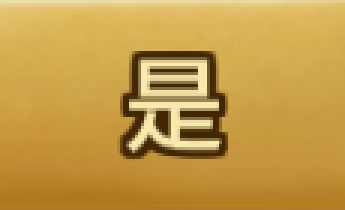
#> input picture data/templates/lamo/popup_yes.png, 115 x 70 px (shown 3 times larger)
$ python lamo_ruins.py
#> lines starting #> are read from the running program, lines starting #| are printed output that depends on the picture
### core/utils/logger.py
"""运行日志：JSONL 逐步落盘。

用途：
- 回放调试（哪一步、什么状态、点了哪里、成没成）
- 未来 YOLO 训练集来源（把关键帧另存到 data/journal/frames/）
"""
import json
import os
import time
from datetime import datetime


class Journal:
    def __init__(self, root: str = "data/journal", frames: bool = True):
        self.dir = root
        self.frames_dir = os.path.join(root, "frames")
        self.frames = frames
        os.makedirs(self.frames_dir, exist_ok=True)
        self.path = os.path.join(root, f"run_{datetime.now():%Y%m%d_%H%M%S}.jsonl")
        self._fh = open(self.path, "a", encoding="utf-8")
        self.t0 = time.time()

    # [24 lines left out: functions save_frame, log, not called in this run]

    def close(self):
        self._fh.close()

    def __enter__(self):
        return self

    def __exit__(self, *exc):
        self.close()

### core/skills/lamo_ruins.py
"""拉莫遗址(次元·哈勒普)5 阶段傻瓜刷经验脚本。

前置：玩家手动打完第一轮，处理掉一次性 popup（领袖技能 / 探索战斗等）。
之后脚本从胜利结算开始接管，纯模板匹配 + 定时点击，循环：

    奖励(胜利结算) --点两下推进开箱--> 再来一次 --点击--> 下一局

兜底识别：是(弹窗) / 确认(掉落) / 战斗开始(遗址详情) / 开始战斗(队伍选择)。

用法（任意目录均可，脚本会自动定位项目根）：
    python3 core/skills/lamo_ruins.py --rounds 0       # 无限刷
    python3 core/skills/lamo_ruins.py --rounds 20      # 刷 20 局
    python3 core/skills/lamo_ruins.py --dry-run        # 只识别不点击
"""
import argparse
import os
import sys
import time
from pathlib import Path

import cv2

ROOT = Path(__file__).resolve().parents[2]
if str(ROOT) not in sys.path:
    sys.path.insert(0, str(ROOT))

from core.action.adb_wrapper import tap
from core.perception.capture import capture_frame
from core.utils.logger import Journal

TEMPLATE_DIR = str(ROOT / "data" / "templates" / "lamo")

# 优先级从上到下：弹窗 overlay 必须最先处理
CHECKS = [
    ("popup_yes", 0.85),      # 是：领袖技能 / 探索战斗等确认弹窗
    ("confirm", 0.85),        # 确认：掉落奖励弹窗
    ("again", 0.85),          # 再来一次
    ("battle_start", 0.85),   # 战斗开始：遗址详情弹窗
    ("start_battle", 0.85),   # 开始战斗：队伍选择
    ("reward_title", 0.85),   # 奖励：胜利结算画面（无按钮，点屏幕推进）
]

REWARD_ADVANCE_TAPS = [(720, 500), (720, 370)]

POLL = 1.5
SETTLE = 1.0


def load_templates() -> dict:
    tpls = {}
    for name, _ in CHECKS:
        path = os.path.join(TEMPLATE_DIR, name + ".png")
        img = cv2.imread(path, cv2.IMREAD_GRAYSCALE)
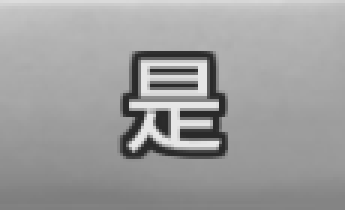
#> img: shape (70, 115) (shown 3 times larger); min 42, max 230, mean 157.6
        if img is None:
            raise FileNotFoundError(f"缺少模板: {path}")
        tpls[name] = img
#> pass 2 of the loop in load_templates, `for name, _ in CHECKS:`:
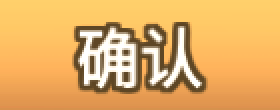
#> input picture data/templates/lamo/confirm.png, 140 x 55 px (shown 2 times larger)
#> in load_templates, `img = cv2.imread(path, cv2.IMREAD_GRAYSCALE)`:
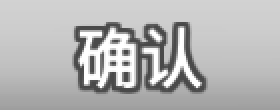
#> img: shape (55, 140) (shown 2 times larger); min 73, max 255, mean 182.1
#> pass 3 of the loop in load_templates, `for name, _ in CHECKS:`:
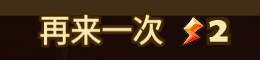
#> input picture data/templates/lamo/again.png, 260 x 60 px
#> in load_templates, `img = cv2.imread(path, cv2.IMREAD_GRAYSCALE)`:
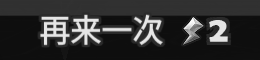
#> img: shape (60, 260); min 11, max 253, mean 49.4
#> the loop made 5 passes; the first 3 are shown
    return tpls


def locate(frame, tpls: dict):
    """返回 (模板名, 点击中心坐标, 相似度)，全不中返回 (None, None, 0)。"""
    for name, thresh in CHECKS:
        tpl = tpls[name]
        res = cv2.matchTemplate(frame.gray, tpl, cv2.TM_CCOEFF_NORMED)
        _, mx, _, loc = cv2.minMaxLoc(res)
        if mx >= thresh:
            h, w = tpl.shape[:2]
            return name, (loc[0] + w // 2, loc[1] + h // 2), float(mx)
    return None, None, 0.0


def run(j: Journal, rounds: int = 0, poll: float = POLL, dry_run: bool = False) -> int:
    tpls = load_templates()
    done = 0
    while rounds == 0 or done < rounds:
        frame = capture_frame()
        name, xy, score = locate(frame, tpls)

        if name is None:
            j.log(state="battle_or_unknown", note="无匹配，等待")
            time.sleep(poll)
            continue

        if name == "reward_title":
            if not dry_run:
                for x, y in REWARD_ADVANCE_TAPS:
                    tap(x, y)
                    time.sleep(SETTLE)
            j.log(action="推进胜利结算", ok=not dry_run, note=f"score={score:.2f}")
        else:
            if not dry_run:
                tap(*xy)
                time.sleep(SETTLE)
            j.log(action=f"点击 {name}", x=xy[0], y=xy[1], ok=not dry_run,
                  note=f"score={score:.2f}")
            if name == "again":
                done += 1
                j.log(action="完成一局", note=f"累计 {done}")

        time.sleep(poll)

    return done


def main():
    ap = argparse.ArgumentParser(description="拉莫遗址 5 阶段傻瓜刷经验")
    ap.add_argument("--rounds", type=int, default=0, help="刷多少局，0=无限")
    ap.add_argument("--poll", type=float, default=POLL, help="识别间隔秒")
    ap.add_argument("--dry-run", action="store_true", help="只识别不点击")
    args = ap.parse_args()

    with Journal(root=str(ROOT / "data" / "journal")) as j:
        print(f"journal: {j.path}")
        t0 = time.time()
        done = run(j, rounds=args.rounds, poll=args.poll, dry_run=args.dry_run)
        print(f"完成 {done} 局  总用时 {time.time() - t0:.0f}s")


if __name__ == "__main__":
#> (the run stopped early here; a loop or call above may not have finished)
